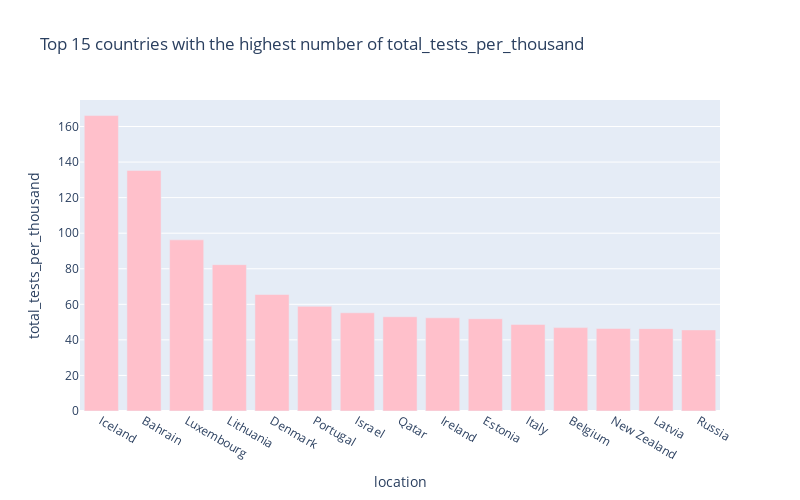

The notebook cell saved with this chart:
### Code cell
sorted_country_df = data.sort_values('total_tests_per_thousand', ascending= False)
px.bar(
    sorted_country_df.head(15),
    x = "location",
    y = "total_tests_per_thousand",
    title= "Top 15 countries with the highest number of total_tests_per_thousand", # the axis names
    color_discrete_sequence=["pink"], 
    height=500,
    width=800
)

### Figure 1 — Plotly figure (JSON) as saved in the notebook; plotly's stock layout.template omitted (floating-point values rounded to 4 significant figures)
{"data": [{"alignmentgroup": "True", "hovertemplate": "location=%{x}<br>total_tests_per_thousand=%{y}<extra></extra>", "legendgroup": "", "marker": {"color": "pink"}, "name": "", "offsetgroup": "", "orientation": "v", "showlegend": false, "textposition": "auto", "type": "bar", "x": ["Iceland", "Bahrain", "Luxembourg", "Lithuania", "Denmark", "Portugal", "Israel", "Qatar", "Ireland", "Estonia", "Italy", "Belgium", "New Zealand", "Latvia", "Russia"], "xaxis": "x", "y": [166.2, 135.3, 96.24, 82.3, 65.52, 58.85, 55.24, 53.0, 52.41, 51.89, 48.71, 46.9, 46.44, 46.32, 45.61], "yaxis": "y"}], "layout": {"barmode": "relative", "height": 500, "legend": {"tracegroupgap": 0}, "title": {"text": "Top 15 countries with the highest number of total_tests_per_thousand"}, "width": 800, "xaxis": {"anchor": "y", "domain": [0, 1], "title": {"text": "location"}}, "yaxis": {"anchor": "x", "domain": [0, 1], "title": {"text": "total_tests_per_thousand"}}}}
